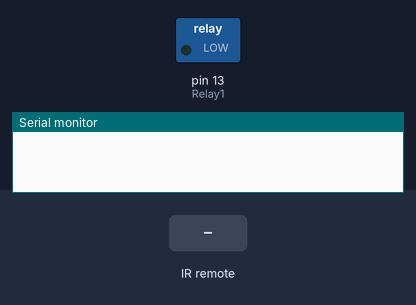
Bench run of a sketch on a simulated Arduino Uno, built with avr-gcc and run on an emulated ATmega328P. On the bench: switched loads named in the sketch (green lamp = pin HIGH), the last lines printed to the serial monitor. The inputs (shaded band) are chosen by the test bench.

Above: at 1.2 s.
1.3 s: infrared code 0xFF30CF received
3.1 s: infrared code 0xFF30CF received
At 3.9 s:
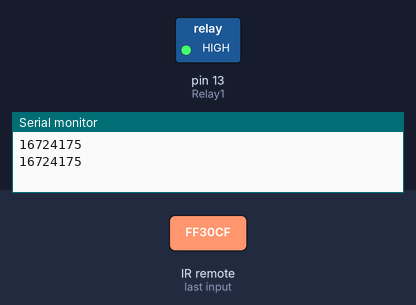
Timing chart, 0 to 6.1 s (numbered marks = the images above; inputs shaded):
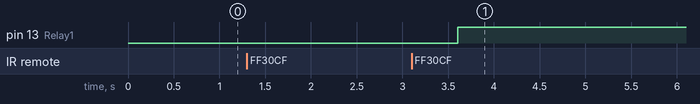

The sketch:

IR_remote_project_1.ino
```cpp
#include <IRremote.h>
#define PIN 2
#define Relay1 13
#define Relay2 4
#define Relay3 5
#define Relay4 6
#define Relay5 7
#define Relay6 8
#define Relay7 9
#define Relay8 10
IRrecv irrecv(PIN);
decode_results results;


#define remotevalue1 16724175


byte relay1 = 0;
long value;

void setup() {
  Serial.begin(9600);
  irrecv.enableIRIn();
  pinMode(Relay1, OUTPUT);


  for (int a = 3; a <= 10; a++ ) {
    digitalWrite(a, HIGH);
  }

}

void loop() {
  if (irrecv.decode(&results)) {
    Serial.println(results.value);
    value = (results.value);
    irrecv.resume();
  }
  delay(400);

  if (value == remotevalue1  && relay1 == 0 ) {
    digitalWrite(Relay1, LOW);
    relay1 = 1;
    value = 0;
  } else if (value == remotevalue1 && relay1 == 1 ) {
    digitalWrite(Relay1, HIGH);
    relay1 = 0;
    value = 0;
  }
}
```

Measured:
- after the input at 3.1 s, pin 13 (Relay1): LOW → HIGH after 0.50 s
